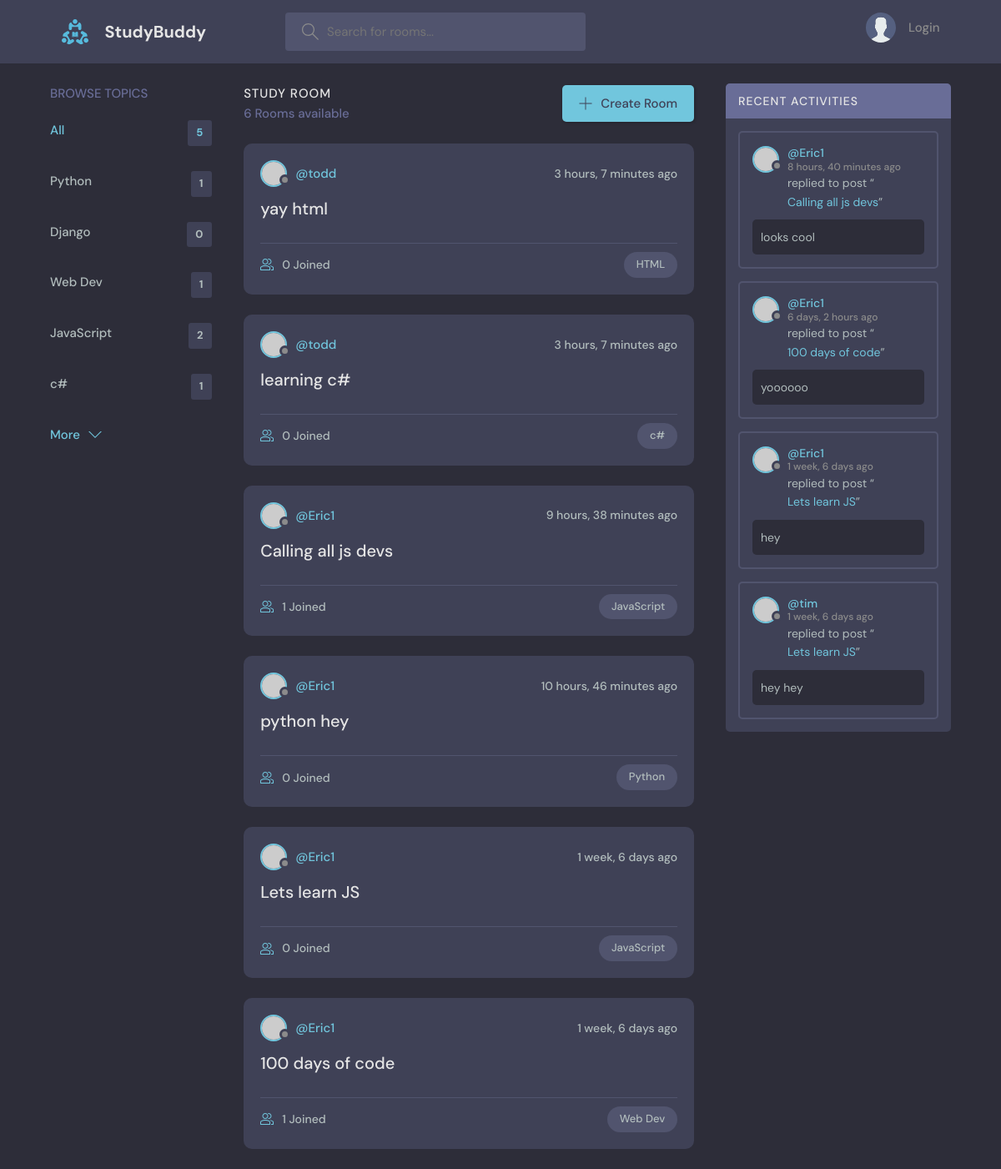
The page / on the database its author committed.
### base/models.py (models this page shows, shortened)
class Topic(models.Model):
    name = models.CharField(max_length=200)

class Room(models.Model):
    host = models.ForeignKey(User, on_delete=models.SET_NULL, null=True)
    topic = models.ForeignKey(Topic, on_delete=models.SET_NULL, null=True)
    name = models.CharField(max_length=200)
    description = models.TextField(null=True, blank=True)
    participants = models.ManyToManyField(User, related_name='participants', blank=True)
    updated = models.DateTimeField(auto_now=True)
    created = models.DateTimeField(auto_now_add=True)
    class Meta:
        ordering = ['-updated', '-created']
    def __str__(self):
        return self.name

class Message(models.Model):
    user = models.ForeignKey(User, on_delete=models.CASCADE)
    room = models.ForeignKey(Room, on_delete=models.CASCADE)
    body = models.TextField()
    updated = models.DateTimeField(auto_now=True)
    created = models.DateTimeField(auto_now_add=True)
    class Meta:
        ordering = ['-updated', '-created']

### base/views.py (the view)
# urls.py: path('', views.home, name="home"),
def home(request):
    q = request.GET.get('q') if request.GET.get('q') != None else ''
    rooms = Room.objects.filter(
        Q(topic__name__icontains=q) |
        Q(name__icontains=q) |
        Q(description__icontains=q)
        )
    topics = Topic.objects.all()[0:5]
    room_count = rooms.count()
    room_messages = Message.objects.filter(Q(room__topic__name__icontains=q))
    context = {'rooms': rooms, 'topics': topics, 'room_count':room_count, 'room_messages' : room_messages}
    return render(request, 'base/home.html', context)

### base/templates/base/home.html (shortened to what this page needs)
{% extends 'main.html' %}
{% block content %}
    <main class="layout layout--3">
      <div class="container">
        {% include 'base/topics_component.html' %}
        <div class="roomList">
          <div class="roomList__header">
            <div>
              <h2>Study Room</h2>
              <p>{{room_count}} Rooms available</p>
            </div>
            <a class="btn btn--main" href="{% url 'create-room' %}">
              <svg version="1.1" xmlns="http://www.w3.org/2000/svg" width="32" height="32" viewBox="0 0 32 32">
                <title>add</title>
                <path
                  d="M16.943 0.943h-1.885v14.115h-14.115v1.885h14.115v14.115h1.885v-14.115h14.115v-1.885h-14.115v-14.115z"
                ></path>
              </svg>
              Create Room
            </a>
          </div>
          {% include 'base/feed_component.html' %}
        </div>
         {% include 'base/activity_component.html' %}
      </div>
    </main>
{% endblock content %}

### base/templates/base/topics_component.html
<div class="topics">
  <div class="topics__header">
    <h2>Browse Topics</h2>
  </div>
  <ul class="topics__list">
    <li>
      <a href="{% url 'home' %}" class="active">All <span>{{topics.count}}</span></a>
    </li>
    {% for topic in topics %}
    <li>
      <a href="{% url 'home' %}?q={{topic.name}}">{{topic.name}}<span>{{topic.room_set.all.count}}</span></a>
    </li>
    {% endfor %}
  </ul>
  <a class="btn btn--link" href="{% url 'topics' %}">
    More
    <svg version="1.1" xmlns="http://www.w3.org/2000/svg" width="32" height="32" viewBox="0 0 32 32">
      <title>chevron-down</title>
      <path d="M16 21l-13-13h-3l16 16 16-16h-3l-13 13z"></path>
    </svg>
  </a>
</div>

### base/templates/base/feed_component.html (shortened to what this page needs)
{% for room in rooms %}
<div class="roomListRoom">
  <div class="roomListRoom__header">
    <a href="{% url 'user-profile' room.host.id %}" class="roomListRoom__author">
      <div class="avatar avatar--small">
        <img src="https://randomuser.me/api/portraits/women/11.jpg" />
      </div>
      <span>@{{room.host.username}}</span>
    </a>
    <div class="roomListRoom__actions">
      <span>{{room.created|timesince}} ago</span>
    </div>
  </div>
  <div class="roomListRoom__content">
    <a href="{% url 'room' room.id %}">{{room.name}}</a>
  </div>
  <div class="roomListRoom__meta">
    <a href="{% url 'room' room.id %}" class="roomListRoom__joined">
      {{room.participants.all.count}} Joined
    </a>
    <p class="roomListRoom__topic">{{room.topic.name}}</p>
  </div>
</div>
{% endfor %}

### base/templates/base/activity_component.html (shortened to what this page needs)
<div class="activities">
  <div class="activities__header">
    <h2>Recent Activities</h2>
  </div>
  {% for message in room_messages %}
  <div class="activities__box">
    <div class="activities__boxHeader roomListRoom__header">
      <a href="{% url 'user-profile' message.user.id %}" class="roomListRoom__author">
        <div class="avatar avatar--small">
          <img src="https://randomuser.me/api/portraits/women/11.jpg" />
        </div>
        <p>
          @{{message.user}}
          <span>{{message.created|timesince}} ago</span>
        </p>
      </a>
    </div>
    <div class="activities__boxContent">
      <p>replied to post “<a href="{% url 'room' message.room.id %}">{{message.room}}</a>”</p>
      <div class="activities__boxRoomContent">
        {{message.body}}
      </div>
    </div>
  </div>
{% endfor %}
</div>

### rows shown on the page
Topic: name "Python", room_set.all.count "1"
Topic: name "Django", room_set.all.count "0"
Topic: name "Web Dev", room_set.all.count "1"
Topic: name "JavaScript", room_set.all.count "2"
Topic: name "c#", room_set.all.count "1"
Room: host.username "todd", created "3 hours, 7 minutes", name "yay html", participants.all.count "0", topic.name "HTML"
Room: host.username "todd", created "3 hours, 7 minutes", name "learning c#", participants.all.count "0", topic.name "c#"
Room: host.username "Eric1", created "9 hours, 38 minutes", name "Calling all js devs", participants.all.count "1", topic.name "JavaScript"
Room: host.username "Eric1", created "10 hours, 46 minutes", name "python hey", participants.all.count "0", topic.name "Python"
Room: host.username "Eric1", created "1 week, 6 days", name "Lets learn JS", participants.all.count "0", topic.name "JavaScript"
Room: host.username "Eric1", created "1 week, 6 days", name "100 days of code", participants.all.count "1", topic.name "Web Dev"
Message: user "Eric1", created "8 hours, 40 minutes", room "Calling all js devs", body "looks cool"
Message: user "Eric1", created "6 days, 2 hours", room "100 days of code", body "yoooooo"
Message: user "Eric1", created "1 week, 6 days", room "Lets learn JS", body "hey"
Message: user "tim", created "1 week, 6 days", room "Lets learn JS", body "hey hey"

### other values the page prints
{{ topics.count }} "5"
{{ room_count }} "6"
